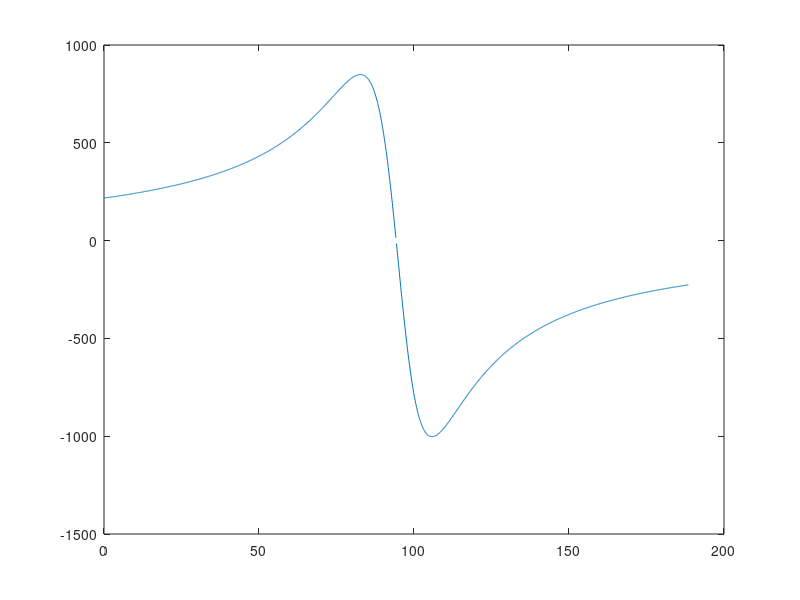

The MATLAB source for this figure:
%%%%% Hyeongmeen Baik HW3-1

%% Q3 )a)
clc
clear

s = 0.02

r1 = 0.11;
r2 = 0.15;
L1 = 1.6e-3;
L2 = 1.7e-3;
Lm = 38.2e-3;
Vll = 480
Vs = Vll/sqrt(3)

fe = 60;
p =8;

we = fe*2*pi;
wrm = we*(1-s)*2/p;

X1 = L1*we
X2 = L2*we
Xm = Lm*we

Zin = r1+j*X1 + j*Xm*(j*X2 + r2/s)/(j*Xm+j*X2+r2/s);

I1 = Vs/Zin
I1_abs = abs(I1)
I1_ph = angle(I1)

I2 = (Vs-I1*(r1+j*X1))/(j*X2+r2/s)
I2_abs = abs(I2)
I2_ph = angle(I2)

Po_mech = 3*r2*(1-s)/s*I2_abs^2
Te = Po_mech/wrm

pf = cos(I1_ph)

I2R1 = 3*I1_abs^2*r1
I2R2 = 3*I2_abs^2*r2

Pin = 3*real(Vs*conj(I1))

n = Po_mech/Pin*100

%%
s1 = 1
s2 = -1

% for s1 = 1

ss = -1:0.001:1;
Zin = r1+j*X1 + j*Xm*(j*X2 + r2./ss)./(j*Xm+j*X2+r2./ss);

wrm = we*(1-ss)/p*2;
I1 = Vs./Zin;
I2 = (Vs-I1*(r1+j*X1))./(j*X2+r2./ss);
I2_abs = abs(I2);

Po_mech = 3*r2*(1-ss)./ss.*I2_abs.^2;
Te = Po_mech./wrm;

figure(11)
plot(wrm,Te)

%% Q3-b
PB = 55.9275e3;
wB = 2*pi*60;
wmB = 2*wB/p;
VB = Vs ;
IB = PB/3/VB;
ZB = VB/IB;
TB = PB/wmB;

r1_pu = r1/ZB;
r2_pu = r2/ZB;
X1_pu = X1/ZB;
X2_pu = X2/ZB;
Xm_pu = Xm/ZB;
Rm = 180/ZB;

%% Q3-b
PB = 55.9275e3;
wB = 2*pi*60;
wmB = 2*wB/p;
VB = Vs ;
IB = PB/3/VB;
ZB = VB/IB;
TB = PB/wmB;

r1_pu = r1/ZB;
r2_pu = r2/ZB;
X1_pu = X1/ZB;
X2_pu = X2/ZB;
Xm_pu = Xm/ZB;
Rm = 180/ZB;

%% Q4
clc
clear
r1 = 0.02
r2 = 0.026
X1 = 0.08
X2 = 0.08
Xm = 4.1
rm = 30
Vs=1

% s = 1
s =1
Zm = j*Xm*rm/(j*Xm+rm);
Zin = r1+j*X1 + Zm*(j*X2+r2/s)/(Zm+j*X2+r2/s)
I1 = 1/Zin
I1_abs = abs(I1)
I2 = (Vs-I1*(r1+j*X1))/(j*X2+r2/s)
I2_abs = abs(I2)

Te = abs(I2)^2*r2/s/1

Is_hat = Vs/(X1 + X2)
Ts_hat = r2*Vs^2/(X1+X2)^2

%% q4b)
wr = 1.032;
we = 1;
s = 1-wr;
Te = -1.07;
Ir = sqrt(Te*s*we/r2);

Vx = Ir*(j*X2+r2/s);
Im = Vx/Zm;

Is = Ir+Im
Is_abs = abs(Is)
Is_ph = angle(Is)

Vs = Is*(r1+j*X1)+Vx
Vs_abs = abs(Vs)

P1 = real(Vs*conj(Is))
P2 = Ir^2*r2*(1-s)/s

n = P1/P2*100
